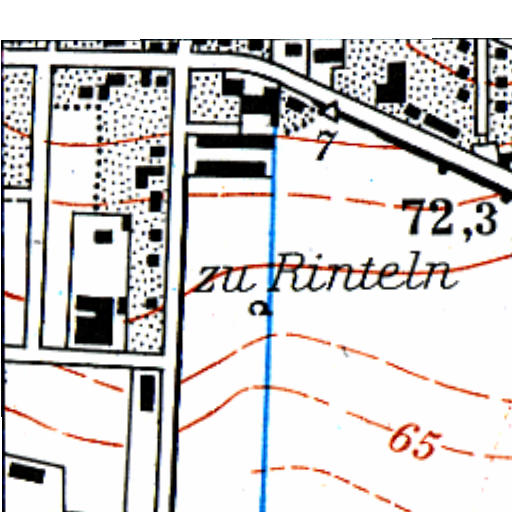
#> input picture smolsam/sigspatial_assets/imgs/3821_1974_0_0.png, 512 x 512 px, given in place of 3821_2002_crop_road2.png, which was not available
$ python generate_fewshot.py
#> lines starting #> are read from the running program, lines starting #| are printed output that depends on the picture
import os
import json

import cv2
import numpy as np


img_size = 384
margin = 0
path = "/home/yuan/data/HisMap/SMOLdata/fewshot/manual"
outdir = "/home/yuan/data/HisMap/SMOLdata/hameln2"
data_path = "/home/yuan/data/HisMap/SMOLdata"
sheets = os.listdir(path)

# [162 lines left out: functions generate_hameln2_data_new_class, generate_hameln2_meta_info, generate_hameln2_train_test_list, generate_fewshot_list_old_class, count_training_samples, not called in this run]

def count_fewshot_samples():
    label_file = os.path.join(data_path, "fewshot/manual/3821_2002_crop/3821_2002_crop_road2.png")
    label = cv2.imread(label_file, cv2.IMREAD_GRAYSCALE)
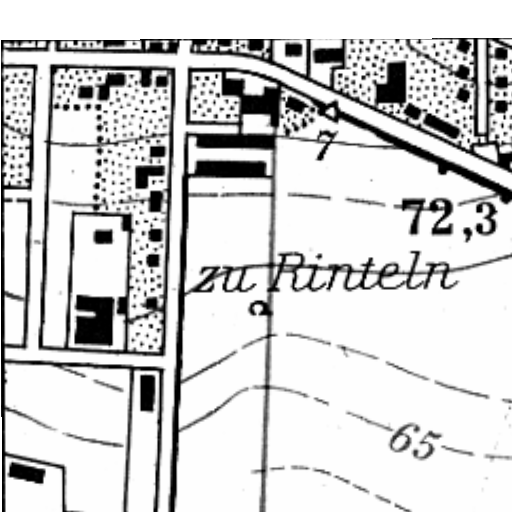
#> label: shape (512, 512); min 0, max 255, mean 209.8
    ratio = np.sum(label > 0) / np.sum(label >= 0)
#> ratio = 0.965
    print(f"Number of fewshot samples: {np.sum(label > 0)}")
#| Number of fewshot samples: 252844
    print(f"Ratio of fewshot samples: {ratio * 100:.2f}%")
#| Ratio of fewshot samples: 96.45%
# [7 lines of commented-out code are left out]

count_fewshot_samples()

$ run again, on smolsam/sigspatial_assets/imgs/3821_1974_0_5760.png
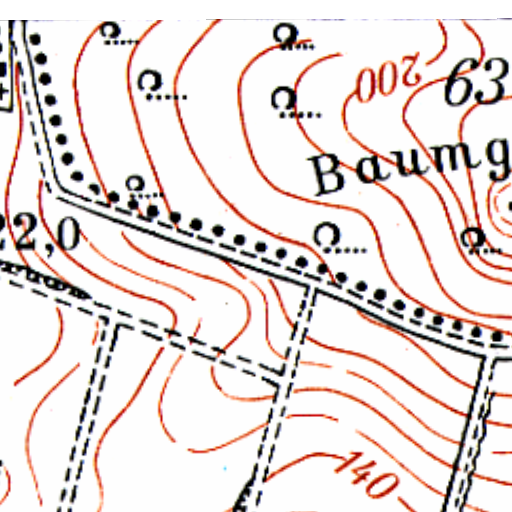
#> input picture smolsam/sigspatial_assets/imgs/3821_1974_0_5760.png, 512 x 512 px, given in place of 3821_2002_crop_road2.png, which was not available
#> in count_fewshot_samples, `label = cv2.imread(label_file, cv2.IMREAD_GRAYSCALE)`:
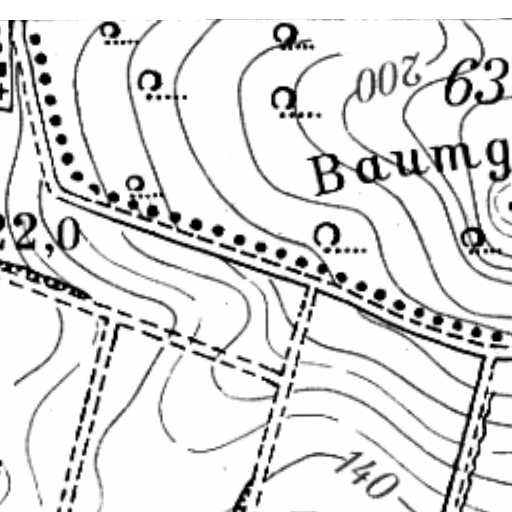
#> label: shape (512, 512); min 0, max 255, mean 222.8
#> ratio = 0.99
#| Number of fewshot samples: 259562
#| Ratio of fewshot samples: 99.02%
